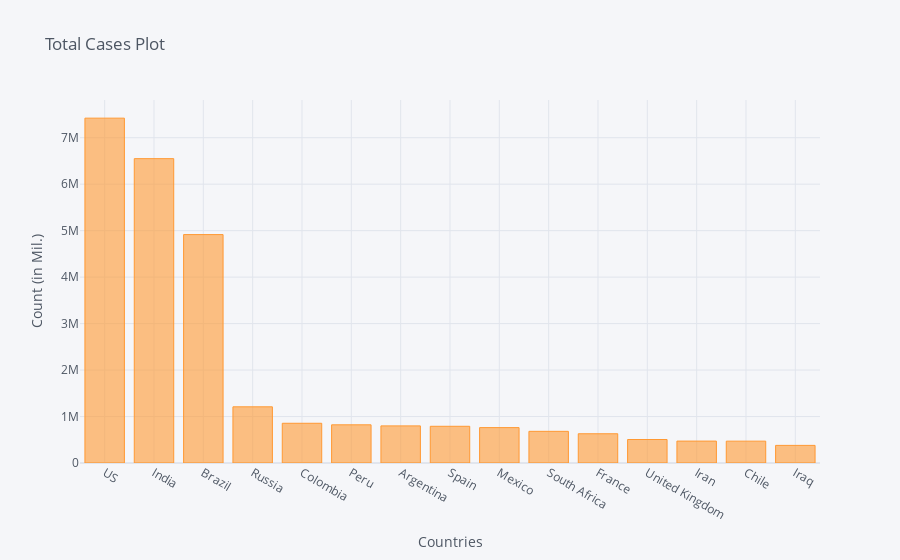

Source (notebook cell):
### Code cell
corona_dframe_agg_plot.iplot(kind='bar', x='Country/Region', y='10/4/20',
                             title='Total Cases Plot',xTitle='Countries',yTitle='Count (in Mil.)')

### Figure 1 — Plotly figure (JSON) as saved in the notebook; plotly's stock layout.template omitted (floating-point values rounded to 4 significant figures)
{"data": [{"marker": {"color": "rgba(255, 153, 51, 0.6)", "line": {"color": "rgba(255, 153, 51, 1.0)", "width": 1}}, "name": "10/4/20", "orientation": "v", "text": "", "type": "bar", "x": ["US", "India", "Brazil", "Russia", "Colombia", "Peru", "Argentina", "Spain", "Mexico", "South Africa", "France", "United Kingdom", "Iran", "Chile", "Iraq"], "y": [7420971, 6549373, 4915289, 1209039, 855052, 821564, 798486, 789932, 761665, 681289, 629509, 505619, 471772, 470179, 379141]}], "layout": {"legend": {"bgcolor": "#F5F6F9", "font": {"color": "#4D5663"}}, "paper_bgcolor": "#F5F6F9", "plot_bgcolor": "#F5F6F9", "title": {"font": {"color": "#4D5663"}, "text": "Total Cases Plot"}, "xaxis": {"gridcolor": "#E1E5ED", "showgrid": true, "tickfont": {"color": "#4D5663"}, "title": {"font": {"color": "#4D5663"}, "text": "Countries"}, "zerolinecolor": "#E1E5ED"}, "yaxis": {"gridcolor": "#E1E5ED", "showgrid": true, "tickfont": {"color": "#4D5663"}, "title": {"font": {"color": "#4D5663"}, "text": "Count (in Mil.)"}, "zerolinecolor": "#E1E5ED"}}}
